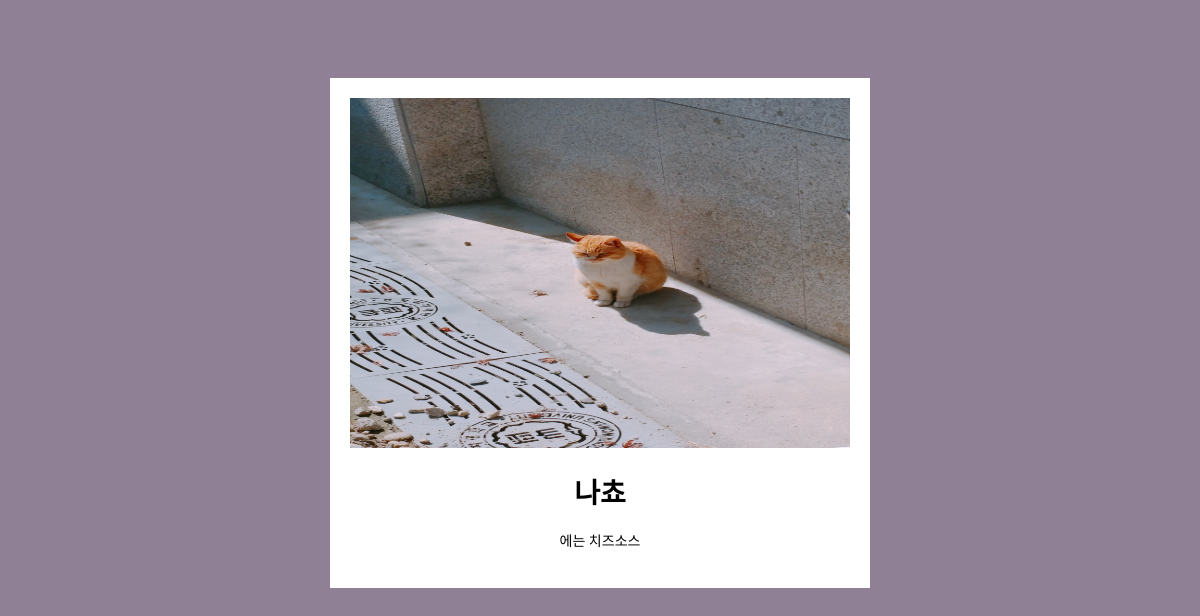
Page /album/12 on the committed database.
### album/models.py (models this page shows, shortened)
class Album(models.Model):
    title = models.CharField(max_length=200)
    image = models.ImageField(upload_to='images/')
    description = models.CharField(max_length=500)

### album/views.py (the view)
# urls.py: path('<int:image_id>', views.imgdetail, name="detail"),
def imgdetail(request, image_id):
    details = get_object_or_404(Album, pk = image_id)
    return render(request, 'imgdetail.html', {'detail':details})

### album/templates/imgdetail.html
{% load static %}
<!DOCTYPE html>
<html>
    <head>
        <link href="{% static 'css/imgdetail.css' %}" type="text/css" rel="stylesheet">
    </head>
    <body>
        <div class="block">
            <img src="{{detail.image.url}}" width=500 height=350>
            <h1>{{detail.title}}</h1>
            <p>{{detail.description}}</p>
        </div>
    </body>
</html>

### album/static/css/imgdetail.css (style rules this page uses)
body { background-color:rgba(143, 128, 149, 1); }
.block { width: 500px; height: 500px; font-size: 14px; font-family: 'Cafe24Oneprettynight'; padding: 10px 20px 0px 20px; background-color: white; margin:auto; margin-top: 78px; text-align: center; }
img { margin-top: 10px; }

### rows in the picture
Album: image (picture), title "나쵸", description "에는 치즈소스"
